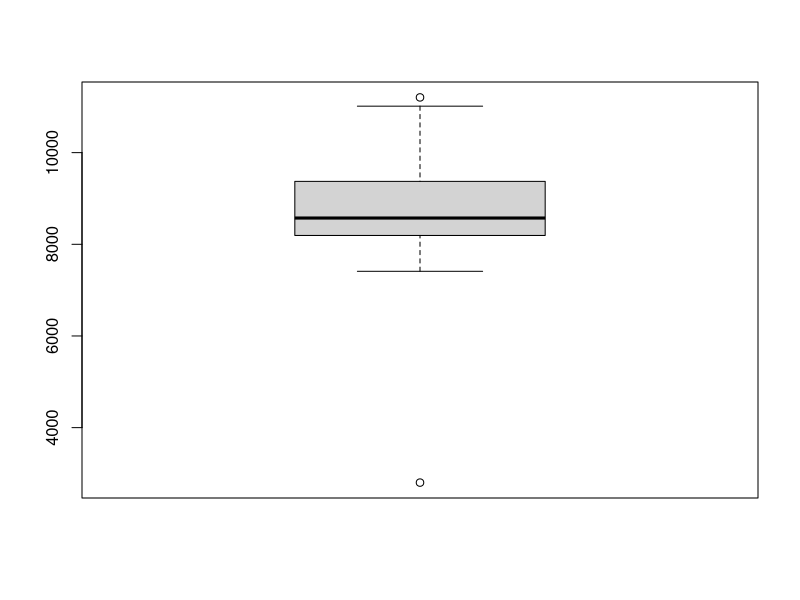
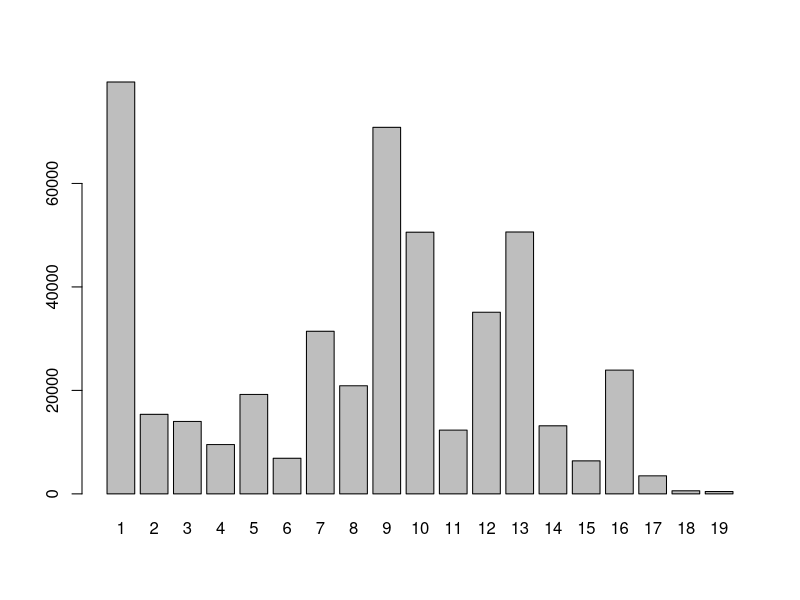

Generate these figures, in order, with R:
## ---- chunk 1
#install.packages("tidyverse", dep=TRUE)
library(tidyverse)
tb_cov <- read.csv("covid.csv", header = TRUE, sep = ";",stringsAsFactors = FALSE);
names(tb_cov) = c("Nacional", "CAut","Cv19","Sex","SemanaDef","DefTotal");
tb_cov <- tb_cov[,-1];
head(tb_cov)
## ---- chunk 2
cov_Hombres = filter(tb_cov, Sex== "Hombres", CAut == "", Cv19 == "Total")
cov_Mujeres = filter(tb_cov, Sex== "Mujeres", CAut== "", Cv19 == "Total")
cov_Total = filter(tb_cov, Sex== "Total", CAut== "", Cv19== "Total")
cov_ComAut = filter(tb_cov, Sex== "Total", CAut!= "", Cv19 == "Total", SemanaDef == "Total")
## ---- chunk 3
unique(tb_cov[,2])
## ---- chunk 4
cov_Ident = filter(tb_cov, Sex== "Total", CAut == "", Cv19== "Covid-19 Virus identificado")

cov_No.Ident = filter(tb_cov, Sex== "Total", CAut == "", Cv19 == "Covid-19 Virus no identificado (sospechoso)")

cov_Cv19.otros = filter(tb_cov, Sex== "Total", CAut == "", Cv19 == "Otras causas")
## ---- chunk 5
library(ggplot2)
cov_Total <- cov_Total[-1,]
data = data.frame(cov_Total[,5]);
boxplot(data)
## ---- chunk 6
data_CAut = cov_ComAut[,c(1,5)]
data_CAut$CAut
data_CAut$CAut <- 1:19
barplot(height = data_CAut$DefTotal, name = data_CAut$CAut)
